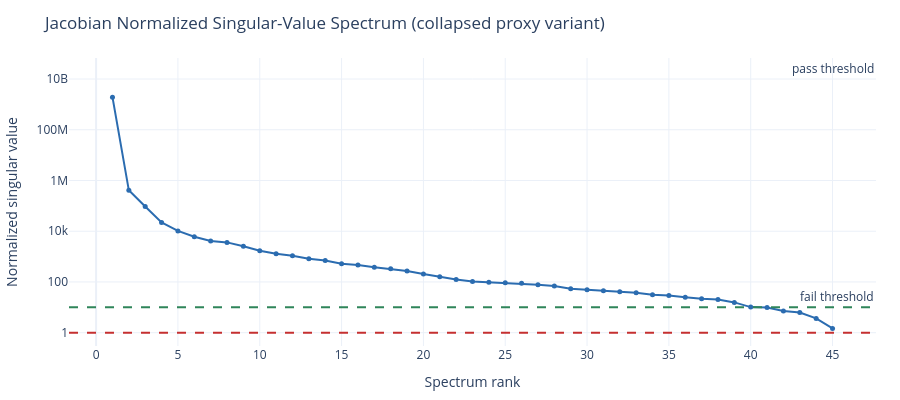
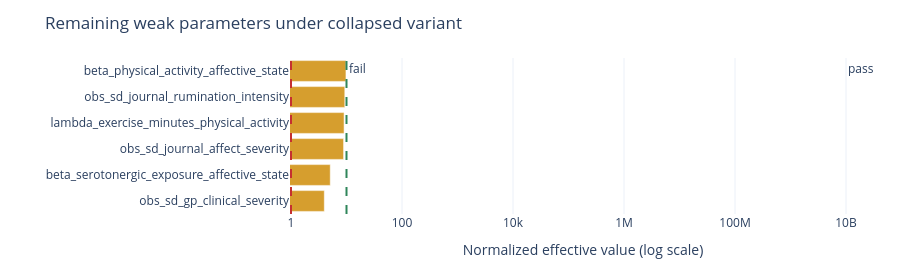

Notebook code cell kept with these figures, in order:
### Markdown cell above
## Alternative model: collapse weak latents to known-input proxies

The baseline diagnostic above flags a structural identifiability cluster around `life_events_load` and `social_engagement`: both are observed only through low-rate count manifests with log links, producing a rank-deficient block in the Jacobian (smallest normalized SV ~0.32, several parameters with raw effective SV exactly 0).

This section recompiles the model with two surgical changes and re-runs the same diagnostic:

1. **Anchor swap (cosmetic)** — within `social_engagement`, move the unit-loaded anchor from `social_calendar_event_count` (n≈369, rate≈1) to `imessage_daily_volume` (n≈1588, rate≈8). The spectrum is invariant to this on its own, but it pairs with the next change.
2. **Collapse to known-input proxies** — promote `life_events_load` and `social_engagement` out of `estimation.state_order` and into `estimation.known_inputs`, with source indicators `medical_event_count` and `imessage_daily_volume` respectively. Their other indicators are removed from the measurement model, their dynamics priors (`rho_*`, `sigma_*`) are dropped, and their outbound edges become input→state effects via the SSM's `input_effect` channel. Two edges are dropped: `affective_state → social_engagement` (input cannot be an effect) and `life_events_load → social_engagement` (input→input is meaningless).

**Causal-consistency trade-offs of the collapse:**

- The mood→withdrawal back-edge (`affective_state → social_engagement`) is gone. The data could not identify it in the baseline diagnostic anyway, but its removal means this projection cannot answer "does affect causally reduce engagement?" — only "given observed engagement, what's its effect on affect?".
- `imessage_daily_volume` is a *digital-communication* proxy, not the same theoretical construct as `social_engagement`. Face-to-face contact (`social_calendar_event_count`) and partner breadth (`weekly_unique_partners`) are no longer in the model.
- `life_events_load → social_engagement` (events disrupting the social network) becomes an unmodeled correlation between two exogenous inputs.

These caveats should be reflected in any downstream causal-effect claims.

### Code cell
# Re-run the Jacobian sensitivity under the {anchor-swap + collapse-to-inputs} variant.
import copy

DROP_LATENTS = {"life_events_load", "social_engagement"}
PROXY_FOR = {
    "life_events_load": "medical_event_count",
    "social_engagement": "imessage_daily_volume",
}
INPUT_SCALES = {"medical_event_count": 1.0, "imessage_daily_volume": 8.0}
DROPPED_MANIFESTS = {
    "medical_event_count",
    "acute_stressor_event_count",
    "social_calendar_event_count",
    "imessage_daily_volume",
    "weekly_unique_partners",
}


def _swap_social_anchor(stage1b: dict, stage4: dict) -> tuple[dict, dict]:
    s1b = copy.deepcopy(stage1b)
    s4 = copy.deepcopy(stage4)
    indicators = s1b["causal_spec"]["measurement"]["indicators"]
    se_block = [ind for ind in indicators if ind.get("construct_name") == "social_engagement"]
    se_imessage = [ind for ind in se_block if ind["name"] == "imessage_daily_volume"]
    se_rest = [ind for ind in se_block if ind["name"] != "imessage_daily_volume"]
    se_reordered = se_imessage + se_rest
    new_indicators: list[dict] = []
    inserted = False
    for ind in indicators:
        if ind.get("construct_name") == "social_engagement":
            if not inserted:
                new_indicators.extend(se_reordered)
                inserted = True
        else:
            new_indicators.append(ind)
    s1b["causal_spec"]["measurement"]["indicators"] = new_indicators

    OLD = "lambda_imessage_daily_volume_social_engagement"
    NEW = "lambda_social_calendar_event_count_social_engagement"
    priors = s4["authored_priors"]
    removed = priors.pop(OLD)
    priors[NEW] = {**removed, "parameter": NEW, "reasoning": "(experiment) anchor swap"}
    for p in s4["model_spec"]["parameters"]:
        if p.get("name") == OLD:
            p["name"] = NEW
            p["description"] = "Factor loading for social_calendar_event_count on social_engagement"
    for rp in s4.get("resolved_priors", []):
        if isinstance(rp, dict) and rp.get("parameter") == OLD:
            rp["parameter"] = NEW
    return s1b, s4


def _is_dropped_param(name: str) -> bool:
    if name in {
        "rho_life_events_load",
        "rho_social_engagement",
        "sigma_life_events_load",
        "sigma_social_engagement",
    }:
        return True
    if name.startswith("manifest_mean_") and name.removeprefix("manifest_mean_") in DROPPED_MANIFESTS:
        return True
    if name.startswith("obs_sd_") and name.removeprefix("obs_sd_") in DROPPED_MANIFESTS:
        return True
    if name.startswith("lambda_"):
        tail = name.removeprefix("lambda_")
        if any(tail.endswith(f"_{latent}") for latent in DROP_LATENTS):
            return True
    if name.startswith("beta_"):
        tail = name.removeprefix("beta_")
        if any(tail.endswith(f"_{latent}") for latent in DROP_LATENTS):
            return True
    return False


def _collapse_latents_to_inputs(stage1b: dict, stage4: dict) -> tuple[dict, dict]:
    s1b = copy.deepcopy(stage1b)
    s4 = copy.deepcopy(stage4)
    cs = s1b["causal_spec"]
    est = cs["estimation"]
    latent = cs["latent"]
    measurement = cs["measurement"]

    est["state_order"] = [s for s in est["state_order"] if s not in DROP_LATENTS]

    existing_inputs = {ki["construct"] for ki in est.get("known_inputs", [])}
    for name in ("life_events_load", "social_engagement"):
        if name in existing_inputs:
            continue
        est["known_inputs"].append({
            "construct": name,
            "source_indicator": PROXY_FOR[name],
            "scale": INPUT_SCALES[PROXY_FOR[name]],
            "missing_policy": "zero" if name == "life_events_load" else "forward_fill",
        })

    est["edges"] = [
        e for e in est.get("edges", [])
        if e["effect"] not in DROP_LATENTS
        and not (e["cause"] in DROP_LATENTS and e["effect"] in DROP_LATENTS)
    ]
    latent["edges"] = [
        e for e in latent.get("edges", [])
        if e["effect"] not in DROP_LATENTS
        and not (e["cause"] in DROP_LATENTS and e["effect"] in DROP_LATENTS)
    ]
    measurement["indicators"] = [
        ind for ind in measurement["indicators"]
        if ind.get("construct_name") not in DROP_LATENTS
    ]

    s4["model_spec"]["likelihoods"] = [
        lk for lk in s4["model_spec"]["likelihoods"]
        if lk.get("variable") not in DROPPED_MANIFESTS
    ]
    s4["model_spec"]["parameters"] = [
        p for p in s4["model_spec"]["parameters"]
        if not _is_dropped_param(p.get("name", ""))
    ]
    s4["authored_priors"] = {k: v for k, v in s4["authored_priors"].items() if not _is_dropped_param(k)}
    s4["resolved_priors"] = [
        rp for rp in s4.get("resolved_priors", [])
        if not (isinstance(rp, dict) and _is_dropped_param(rp.get("parameter", "")))
    ]
    return s1b, s4


# Apply patches in memory and recompile.
stage1b_collapsed, stage4_collapsed = _swap_social_anchor(stage1b, stage4)
stage1b_collapsed, stage4_collapsed = _collapse_latents_to_inputs(
    stage1b_collapsed, stage4_collapsed
)

t0_alt = time.time()
compiled_alt = compile_ssm_artifact(
    stage4_collapsed["model_spec"],
    stage4_collapsed["authored_priors"],
    causal_spec=stage1b_collapsed["causal_spec"],
)
runtime_alt = prepare_model_runtime(data_for_model, compiled_ssm=compiled_alt)
sweep_alt = get_stage4b_sweep_context(runtime_alt.model)

sensitivity_alt = output_sensitivity_analysis(
    runtime_alt.model,
    runtime_alt.times,
    observations=runtime_alt.observations,
    n_draws=SENSITIVITY_N_DRAWS,
    seed=DIAGNOSTIC_SEED,
    sweep_context=sweep_alt,
)
elapsed_alt = round(time.time() - t0_alt, 3)

weak_params_alt = weak_parameter_rows(sensitivity_alt.per_parameter)
summary_alt = {
    "elapsed_seconds": elapsed_alt,
    "n_parameters": sensitivity_alt.n_parameters,
    "n_observations": sensitivity_alt.n_observations,
    "deficiency_count": sensitivity_alt.deficiency_count,
    "weak_direction_count": len(sensitivity_alt.weak_directions),
    "weak_parameter_count": len(weak_params_alt),
    "smallest_normalized_singular_values": sensitivity_alt.normalized_singular_values[-10:],
}

# Side-by-side comparison vs the baseline `sensitivity` from the cell above.
comparison_rows = [
    ("n_parameters", sensitivity.n_parameters, sensitivity_alt.n_parameters),
    ("deficiency_count", sensitivity.deficiency_count, sensitivity_alt.deficiency_count),
    ("weak_direction_count", len(sensitivity.weak_directions), len(sensitivity_alt.weak_directions)),
    ("weak_parameter_count", len(sensitivity_weak_parameters), len(weak_params_alt)),
    (
        "smallest_normalized_sv",
        round(min(sensitivity.normalized_singular_values), 4),
        round(min(sensitivity_alt.normalized_singular_values), 4),
    ),
]
comparison_md_lines = [
    "**Baseline vs. collapsed-proxy variant**",
    "",
    "| metric | baseline | collapsed | delta |",
    "| --- | ---: | ---: | --- |",
]
for name, base_val, alt_val in comparison_rows:
    try:
        delta = float(alt_val) - float(base_val)
        arrow = "↑" if delta > 0 else ("↓" if delta < 0 else "=")
        delta_text = f"{arrow} {delta:+g}"
    except (TypeError, ValueError):
        delta_text = "n/a"
    comparison_md_lines.append(f"| `{name}` | {base_val} | {alt_val} | {delta_text} |")
display(Markdown("\n".join(comparison_md_lines)))

display(summary_markdown(summary_alt, "Collapsed-Proxy Variant Summary"))
display(spectrum_figure(
    sensitivity_alt.normalized_singular_values,
    "Jacobian Normalized Singular-Value Spectrum (collapsed proxy variant)",
    "Normalized singular value",
))
bar_alt = weak_parameter_bar(weak_params_alt, "Remaining weak parameters under collapsed variant")
if bar_alt is not None:
    display(bar_alt)

### Figure 1 — Plotly figure (JSON) as saved in the notebook; plotly's stock layout.template omitted (floating-point values rounded to 4 significant figures)
{"data": [{"hovertemplate": "rank=%{x}<br>value=%{y:.4g}<extra></extra>", "line": {"color": "#2b6cb0", "width": 2}, "marker": {"size": 5}, "mode": "lines+markers", "type": "scatter", "x": [1, 2, 3, 4, 5, 6, 7, 8, 9, 10, 11, 12, 13, 14, 15, 16, 17, 18, 19, 20, 21, 22, 23, 24, 25, 26, 27, 28, 29, 30, 31, 32, 33, 34, 35, 36, 37, 38, 39, 40, 41, 42, 43, 44, 45], "y": [1924000000.0, 410200.0, 93720.0, 22040.0, 10300.0, 6024.0, 4084.0, 3627.0, 2561.0, 1692.0, 1289.0, 1076.0, 820.7, 699.7, 522.7, 469.8, 382.9, 329.2, 270.8, 207.8, 159.6, 125.6, 104.2, 97.4, 92.49, 89.5, 78.47, 68.86, 54.2, 49.43, 44.86, 40.74, 37.56, 31.5, 29.55, 25.21, 21.6, 20.21, 15.62, 10.21, 9.831, 7.165, 6.276, 3.656, 1.467]}], "layout": {"annotations": [{"showarrow": false, "text": "fail threshold", "x": 1, "xanchor": "right", "xref": "x domain", "y": 1, "yanchor": "bottom", "yref": "y"}, {"showarrow": false, "text": "pass threshold", "x": 1, "xanchor": "right", "xref": "x domain", "y": 10, "yanchor": "bottom", "yref": "y"}], "height": 400, "margin": {"b": 48, "l": 60, "r": 24, "t": 58}, "shapes": [{"line": {"color": "#c53030", "dash": "dash"}, "type": "line", "x0": 0, "x1": 1, "xref": "x domain", "y0": 1, "y1": 1, "yref": "y"}, {"line": {"color": "#2f855a", "dash": "dash"}, "type": "line", "x0": 0, "x1": 1, "xref": "x domain", "y0": 10, "y1": 10, "yref": "y"}], "title": {"text": "Jacobian Normalized Singular-Value Spectrum (collapsed proxy variant)"}, "xaxis": {"title": {"text": "Spectrum rank"}}, "yaxis": {"title": {"text": "Normalized singular value"}, "type": "log"}}}

### Figure 2 — Plotly figure (JSON) as saved in the notebook; plotly's stock layout.template omitted (floating-point values rounded to 4 significant figures)
{"data": [{"customdata": ["parameter=manifest_var_diag_free[9]<br>status=warn<br>normalized=3.981<br>raw=7.136202391054741", "parameter=input_effect_free[0]<br>status=warn<br>normalized=5.093<br>raw=108654448.77909532", "parameter=manifest_var_diag_free[7]<br>status=warn<br>normalized=8.856<br>raw=0.7903880350530161", "parameter=lambda_free[6]<br>status=warn<br>normalized=9.037<br>raw=56607.545440516304", "parameter=manifest_var_diag_free[8]<br>status=warn<br>normalized=9.313<br>raw=26.06726879127772", "parameter=drift_offdiag_free[1]<br>status=warn<br>normalized=9.77<br>raw=32885914.58814366"], "hovertemplate": "%{customdata}<extra></extra>", "marker": {"color": ["#d69e2e", "#d69e2e", "#d69e2e", "#d69e2e", "#d69e2e", "#d69e2e"]}, "orientation": "h", "type": "bar", "x": [3.981, 5.093, 8.856, 9.037, 9.313, 9.77], "y": ["obs_sd_gp_clinical_severity", "beta_serotonergic_exposure_affective_state", "obs_sd_journal_affect_severity", "lambda_exercise_minutes_physical_activity", "obs_sd_journal_rumination_intensity", "beta_physical_activity_affective_state"]}], "layout": {"annotations": [{"showarrow": false, "text": "fail", "x": 1, "xanchor": "left", "xref": "x", "y": 1, "yanchor": "top", "yref": "y domain"}, {"showarrow": false, "text": "pass", "x": 10, "xanchor": "left", "xref": "x", "y": 1, "yanchor": "top", "yref": "y domain"}], "height": 268, "margin": {"b": 48, "l": 290, "r": 24, "t": 58}, "shapes": [{"line": {"color": "#c53030", "dash": "dash"}, "type": "line", "x0": 1, "x1": 1, "xref": "x", "y0": 0, "y1": 1, "yref": "y domain"}, {"line": {"color": "#2f855a", "dash": "dash"}, "type": "line", "x0": 10, "x1": 10, "xref": "x", "y0": 0, "y1": 1, "yref": "y domain"}], "title": {"text": "Remaining weak parameters under collapsed variant"}, "xaxis": {"title": {"text": "Normalized effective value (log scale)"}, "type": "log"}}}
